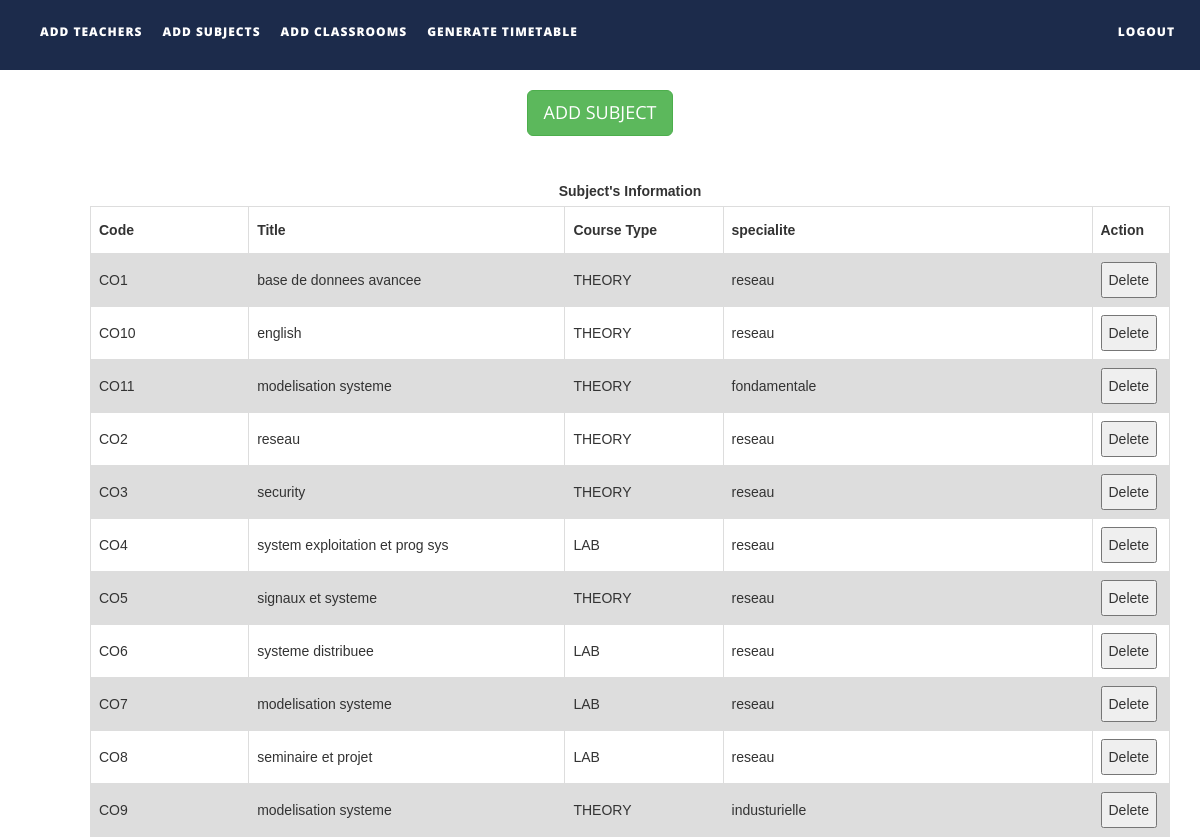
Page /files/addsubjects.php on the committed database.
### tables this page shows
CREATE TABLE `subjects` (
  `subject_code` varchar(10) NOT NULL,
  `subject_name` varchar(50) NOT NULL,
  `course_type` varchar(15) NOT NULL,
  `specialite` varchar(50) NOT NULL
);

### files/addsubjects.php (the view, shortened to what this page needs)
<!DOCTYPE html>
<html xmlns="http://www.w3.org/1999/xhtml">
<head>
    <link href="assets/css/bootstrap.css" rel="stylesheet"/>
    <link href="assets/css/font-awesome.min.css" rel="stylesheet"/>
    <link href="assets/css/flexslider.css" rel="stylesheet"/>
    <link href="assets/css/style.css" rel="stylesheet"/>
</head>
<body>
<div class="navbar navbar-inverse navbar-fixed-top " id="menu">
    <div class="container">
        <div class="navbar-collapse collapse move-me">
            <ul class="nav navbar-nav navbar-left">
                <li><a href="addteachers.php">ADD TEACHERS</a></li>
                <li><a href="addsubjects.php">ADD SUBJECTS</a></li>
                <li><a href="addclassrooms.php">ADD CLASSROOMS</a></li>
                <li><a href="generatetimetable.php">GENERATE TIMETABLE</a></li>
            </ul>
            <ul class="nav navbar-nav navbar-right">
                <li><a href="index.php">LOGOUT</a></li>
            </ul>
        </div>
    </div>
</div>
<br>
<div align="center" style="margin-top: 20px">
    <button id="subjectmanual" class="btn btn-success btn-lg">ADD SUBJECT</button>
</div>
<div>
    <br>
    <table id=subjectstable style="margin-left: 90px">
        <caption><strong> Subject's Information</strong></caption>
        <tr>
            <th width="150">Code</th>
            <th width=300>Title</th>
            <th width=150>Course Type</th>
            <th width="350">specialite</th>
            <th width="40">Action</th>
        </tr>
        <?php
        $q = mysqli_query(mysqli_connect("localhost", "root", "", "ttms"),
            "SELECT * FROM subjects ORDER BY subject_code ASC ");
        while ($row = mysqli_fetch_assoc($q)) {
            echo "<tr><td>{$row['subject_code']}</td>
                    <td>{$row['subject_name']}</td>
                    <td>{$row['course_type']}</td>
                     <td>{$row['specialite']}</td>
                     <td><button>Delete</button></td>
                    </tr>\n";
        }
        ?>
    </table>
</div>
</body>
</html>

### files/assets/css/style.css (style rules this page uses)
#menu { background-color: rgba(28, 43, 75, 1); color: #fff; font-size: 12px; font-weight: 900; letter-spacing: 1px; min-height: 70px; }
.navbar-inverse { border-color: transparent; }
.navbar-inverse .navbar-nav > li > a, .navbar-inverse .navbar-nav > li > a:hover { color: #FFF; padding: 22px 10px; }

### files/addsubjects.php (style rules this page uses)
table { margin-top: 10px; font-family: arial, sans-serif; border-collapse: collapse; margin-left: 50px; width: 90%; }
td, th { border: 1px solid #dddddd; text-align: left; padding: 8px; }
tr:nth-child(even) { background-color: #dddddd; }

### rows in the picture
subjects: subject_code "CO1", subject_name "base de donnees avancee", course_type "THEORY", specialite "reseau"
subjects: subject_code "CO10", subject_name "english", course_type "THEORY", specialite "reseau"
subjects: subject_code "CO11", subject_name "modelisation systeme", course_type "THEORY", specialite "fondamentale"
subjects: subject_code "CO2", subject_name "reseau", course_type "THEORY", specialite "reseau"
subjects: subject_code "CO3", subject_name "security", course_type "THEORY", specialite "reseau"
subjects: subject_code "CO4", subject_name "system exploitation et prog sys", course_type "LAB", specialite "reseau"
subjects: subject_code "CO5", subject_name "signaux et systeme", course_type "THEORY", specialite "reseau"
subjects: subject_code "CO6", subject_name "systeme distribuee", course_type "LAB", specialite "reseau"
subjects: subject_code "CO7", subject_name "modelisation systeme", course_type "LAB", specialite "reseau"
subjects: subject_code "CO8", subject_name "seminaire et projet", course_type "LAB", specialite "reseau"
subjects: subject_code "CO9", subject_name "modelisation systeme", course_type "THEORY", specialite "industurielle"
